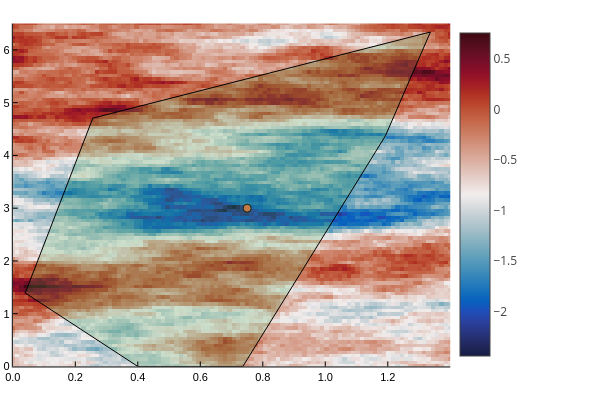

Notebook code for this chart:
### Code cell
plot()
heatmap(env_data.X, env_data.Y, env_data.W', cmap = :balance; plottype=:wx)
scatter!(first.(x0s), last.(x0s), label = "")
polygon_vertices = hcat(convex_polygon.vertices, convex_polygon.vertices[:, 1])  # Close the polygon
plot!(polygon_vertices[1, :], polygon_vertices[2, :], seriestype=:shape, fillalpha=0.2, label="")
xlims!(0,1.4)
ylims!(0,6.5)

### Figure 1 — Plotly figure (JSON) as saved in the notebook; plotly's stock layout.template omitted (floating-point values rounded to 4 significant figures; data arrays with more than 128 entries replaced by an {"elided": "..."} marker saying what was removed)
{"data": [{"colorbar": {"len": 0.9525, "title": "", "x": 0.7504, "y": 0.5139}, "colorscale": {"elided": "256x2 mixed values"}, "name": "y1", "plottype": "wx", "showlegend": false, "showscale": true, "type": "heatmap", "x": [-0.007071, 0.007071, 0.02121, 0.03535, 0.04949, 0.06364, 0.07778, 0.09192, 0.1061, 0.1202, 0.1343, 0.1485, 0.1626, 0.1768, 0.1909, 0.2051, 0.2192, 0.2333, 0.2475, 0.2616, 0.2758, 0.2899, 0.304, 0.3182, 0.3323, 0.3465, 0.3606, 0.3747, 0.3889, 0.403, 0.4172, 0.4313, 0.4455, 0.4596, 0.4737, 0.4879, 0.502, 0.5162, 0.5303, 0.5444, 0.5586, 0.5727, 0.5869, 0.601, 0.6152, 0.6293, 0.6434, 0.6576, 0.6717, 0.6859, 0.7, 0.7141, 0.7283, 0.7424, 0.7566, 0.7707, 0.7848, 0.799, 0.8131, 0.8273, 0.8414, 0.8556, 0.8697, 0.8838, 0.898, 0.9121, 0.9263, 0.9404, 0.9545, 0.9687, 0.9828, 0.997, 1.011, 1.025, 1.039, 1.054, 1.068, 1.082, 1.096, 1.11, 1.124, 1.138, 1.153, 1.167, 1.181, 1.195, 1.209, 1.223, 1.237, 1.252, 1.266, 1.28, 1.294, 1.308, 1.322, 1.336, 1.351, 1.365, 1.379, 1.393, 1.407], "xaxis": "x", "y": [-0.03283, 0.03283, 0.09848, 0.1641, 0.2298, 0.2955, 0.3611, 0.4268, 0.4924, 0.5581, 0.6237, 0.6894, 0.7551, 0.8207, 0.8864, 0.952, 1.018, 1.083, 1.149, 1.215, 1.28, 1.346, 1.412, 1.477, 1.543, 1.609, 1.674, 1.74, 1.806, 1.871, 1.937, 2.003, 2.068, 2.134, 2.199, 2.265, 2.331, 2.396, 2.462, 2.528, 2.593, 2.659, 2.725, 2.79, 2.856, 2.922, 2.987, 3.053, 3.119, 3.184, 3.25, 3.316, 3.381, 3.447, 3.513, 3.578, 3.644, 3.71, 3.775, 3.841, 3.907, 3.972, 4.038, 4.104, 4.169, 4.235, 4.301, 4.366, 4.432, 4.497, 4.563, 4.629, 4.694, 4.76, 4.826, 4.891, 4.957, 5.023, 5.088, 5.154, 5.22, 5.285, 5.351, 5.417, 5.482, 5.548, 5.614, 5.679, 5.745, 5.811, 5.876, 5.942, 6.008, 6.073, 6.139, 6.205, 6.27, 6.336, 6.402, 6.467, 6.533], "yaxis": "y", "z": {"elided": "100x100 float values"}, "zmax": 0.7503, "zmin": -2.441}, {"colorbar": {"len": 0.9525, "title": "", "x": 0.7504, "y": 0.5139}, "legendgroup": "", "marker": {"color": "rgba(227, 111, 71, 1.000)", "line": {"color": "rgba(0, 0, 0, 1.000)", "width": 1}, "size": 8, "symbol": "circle"}, "mode": "markers", "name": "", "showlegend": false, "type": "scatter", "x": [0.75], "xaxis": "x", "y": [3], "yaxis": "y", "zmax": 0.7503, "zmin": -2.441}, {"fill": "tozeroy", "fillcolor": "rgba(62, 164, 78, 0.200)", "legendgroup": "", "line": {"color": "rgba(0, 0, 0, 1.000)", "dash": "solid", "width": 1}, "mode": "lines", "name": "", "showlegend": false, "type": "scatter", "x": [0.4, 0.7362, 1.192, 1.337, 0.2559, 0.0398, 0.4, 0.4], "xaxis": "x1", "y": [0, 0, 4.371, 6.34, 4.707, 1.393, 0, 0], "yaxis": "y1"}], "layout": {"annotations": [], "height": 400, "legend": {"bgcolor": "rgba(255, 255, 255, 1.000)", "bordercolor": "rgba(0, 0, 0, 1.000)", "borderwidth": 1, "font": {"color": "rgba(0, 0, 0, 1.000)", "family": "sans-serif", "size": 11}, "title": {"font": {"color": "rgba(0, 0, 0, 1.000)", "family": "sans-serif", "size": 15}, "text": ""}, "tracegroupgap": 0, "traceorder": "normal", "x": 1, "xanchor": "auto", "y": 1, "yanchor": "auto"}, "margin": {"b": 20, "l": 0, "r": 0, "t": 20}, "paper_bgcolor": "rgba(255, 255, 255, 1.000)", "plot_bgcolor": "rgba(255, 255, 255, 1.000)", "showlegend": true, "width": 600, "xaxis": {"anchor": "y", "domain": [0.02138, 0.7504], "gridcolor": "rgba(0, 0, 0, 0.100)", "gridwidth": 0.5, "linecolor": "rgba(0, 0, 0, 1.000)", "mirror": false, "range": [0, 1.4], "showgrid": true, "showline": true, "showticklabels": true, "tickangle": 0, "tickcolor": "rgb(0, 0, 0)", "tickfont": {"color": "rgba(0, 0, 0, 1.000)", "family": "sans-serif", "size": 11}, "tickmode": "array", "ticks": "inside", "ticktext": ["0.0", "0.2", "0.4", "0.6", "0.8", "1.0", "1.2"], "tickvals": [0, 0.2, 0.4, 0.6, 0.8, 1, 1.2], "title": "", "titlefont": {"color": "rgba(0, 0, 0, 1.000)", "family": "sans-serif", "size": 15}, "type": "-", "visible": true, "zeroline": false, "zerolinecolor": "rgba(0, 0, 0, 1.000)"}, "yaxis": {"anchor": "x", "domain": [0.03762, 0.9902], "gridcolor": "rgba(0, 0, 0, 0.100)", "gridwidth": 0.5, "linecolor": "rgba(0, 0, 0, 1.000)", "mirror": false, "range": [0, 6.5], "showgrid": true, "showline": true, "showticklabels": true, "tickangle": 0, "tickcolor": "rgb(0, 0, 0)", "tickfont": {"color": "rgba(0, 0, 0, 1.000)", "family": "sans-serif", "size": 11}, "tickmode": "array", "ticks": "inside", "ticktext": ["0", "1", "2", "3", "4", "5", "6"], "tickvals": [0, 1, 2, 3, 4, 5, 6], "title": "", "titlefont": {"color": "rgba(0, 0, 0, 1.000)", "family": "sans-serif", "size": 15}, "type": "-", "visible": true, "zeroline": false, "zerolinecolor": "rgba(0, 0, 0, 1.000)"}}}
